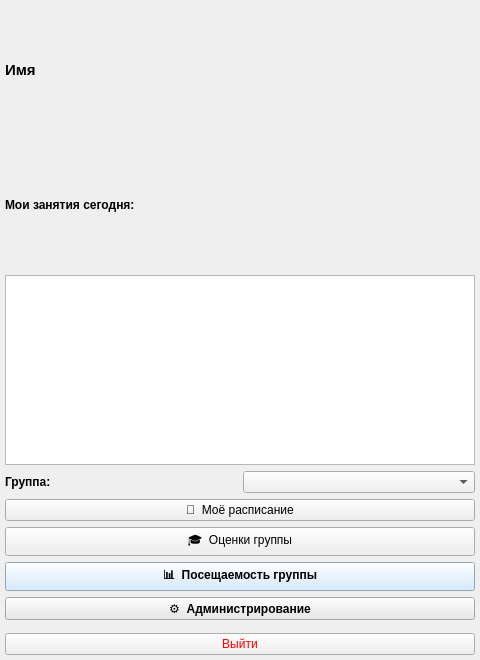
<?xml version="1.0" encoding="UTF-8"?>
<ui version="4.0">
 <class>TeacherWindow</class>
 <widget class="QMainWindow" name="TeacherWindow">
  <property name="geometry"><rect><x>0</x><y>0</y><width>480</width><height>660</height></rect></property>
  <property name="windowTitle"><string>Преподаватель</string></property>
  <widget class="QWidget" name="centralwidget">
   <widget class="QWidget" name="lw">
    <property name="geometry"><rect><x>5</x><y>5</y><width>470</width><height>650</height></rect></property>
    <layout class="QVBoxLayout">

     <item><layout class="QHBoxLayout">
      <item><widget class="QLabel" name="teacherName">
       <property name="font"><font><pointsize>11</pointsize><bold>true</bold></font></property>
       <property name="text"><string>Имя</string></property>
      </widget></item>
      <item><spacer><property name="orientation"><enum>Qt::Horizontal</enum></property></spacer></item>
      <item><widget class="QLabel" name="curatorBadge">
       <property name="styleSheet"><string>color: #0066cc; font-weight: bold;</string></property>
       <property name="text"><string></string></property>
      </widget></item>
      <item><widget class="QLabel" name="weekLabel">
       <property name="styleSheet"><string>color: gray;</string></property>
       <property name="text"><string></string></property>
      </widget></item>
     </layout></item>

     <item><widget class="QLabel" name="todayLabel">
      <property name="text"><string>Мои занятия сегодня:</string></property>
      <property name="font"><font><bold>true</bold></font></property>
     </widget></item>
     <item><widget class="QTableView" name="classesTable">
      <property name="maximumSize"><size><width>16777215</width><height>190</height></size></property>
      <property name="editTriggers"><set>QAbstractItemView::NoEditTriggers</set></property>
      <property name="selectionMode"><enum>QAbstractItemView::NoSelection</enum></property>
     </widget></item>

     <item><layout class="QHBoxLayout">
      <item><widget class="QLabel" name="groupLabel">
       <property name="text"><string>Группа:</string></property>
       <property name="font"><font><bold>true</bold></font></property>
      </widget></item>
      <item><widget class="QComboBox" name="groupCombo"/></item>
     </layout></item>

     <!-- Расписание препода -->
     <item><widget class="QPushButton" name="scheduleButton">
      <property name="text"><string>📅  Моё расписание</string></property>
     </widget></item>

     <!-- Оценки (переименовано, без посещаемости) -->
     <item><widget class="QPushButton" name="gradesButton">
      <property name="text"><string>🎓  Оценки группы</string></property>
     </widget></item>

     <!-- Только куратор -->
     <item><widget class="QPushButton" name="attendanceButton">
      <property name="text"><string>📊  Посещаемость группы</string></property>
      <property name="styleSheet"><string>background-color: #cce5ff; font-weight: bold;</string></property>
     </widget></item>

     <!-- Только админ -->
     <item><widget class="QPushButton" name="adminButton">
      <property name="text"><string>⚙  Администрирование</string></property>
      <property name="styleSheet"><string>background-color: #e8e8e8; font-weight: bold;</string></property>
     </widget></item>

     <item><spacer><property name="orientation"><enum>Qt::Vertical</enum></property></spacer></item>
     <item><widget class="QPushButton" name="logoutButton">
      <property name="text"><string>Выйти</string></property>
      <property name="styleSheet"><string>color: red;</string></property>
     </widget></item>

    </layout>
   </widget>
  </widget>
 </widget>
 <resources/><connections/>
</ui>
